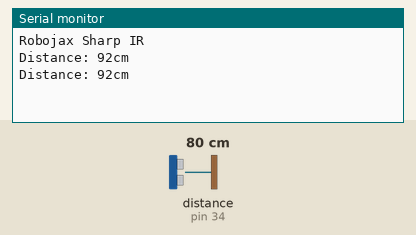
Simulated run of this sketch. Board: Arduino Uno, built with avr-gcc and run on an emulated ATmega328P. Shown: the last lines printed to the serial monitor. The inputs (shaded band) are chosen by the test bench; at power-on: distance to the obstacle (sensor on pin 34) 80 cm.

Above: at 4.8 s.
4.9 s: distance to the obstacle (sensor on pin 34) set to 2 cm
At 7.5 s:
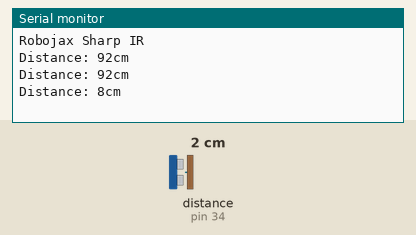
7.9 s: distance to the obstacle (sensor on pin 34) set to 4 cm
At 8.6 s:
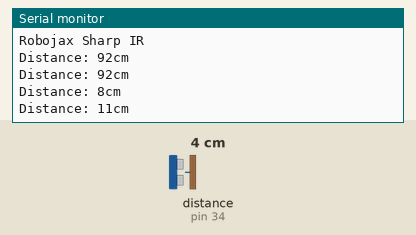
Timing chart, 0 to 10.9 s (numbered marks = the images above; inputs shaded):
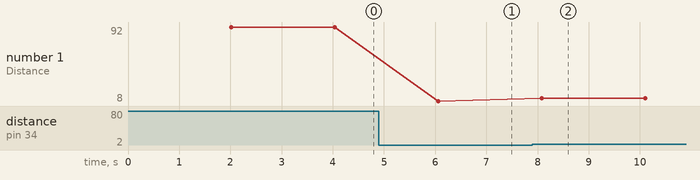

The sketch:

sharp_ir_test_1.ino
```cpp
#include <SharpIR.h>

#define IR1 34 // define signal pin
int Distance;
//#define model1 GP2Y0A41SK0F // for GP2Y0A21YK0F  used 1080


SharpIR SharpIR1( SharpIR::GP2Y0A41SK0F, IR1);

void setup() {
 Serial.begin(115200);
 Serial.println("Robojax Sharp IR  ");
}

void loop() {
    // Sharp IR code for Robojax.com 20181201
    delay(2000);

  unsigned long startTime=millis();  // takes the time before the loop on the library begins

  int temp_dis=SharpIR1.getDistance();  // this returns the distance for sensor 1
  Distance = (temp_dis*3)-1;
  // Sharp IR code for Robojax.com 20181201


  Serial.print("Distance: ");
  Serial.print(Distance);
  Serial.println("cm");


     // Sharp IR code for Robojax.com

}
```

Measured:
- after the input at 4.9 s, the serial monitor: prints a new line after 1.2 s (image 1)
- after the input at 7.9 s, the serial monitor: prints a new line after 0.18 s (image 2)
- plotted number 1: 92 → 8 after the input at 4.9 s, 8 → 11 after the input at 7.9 s
